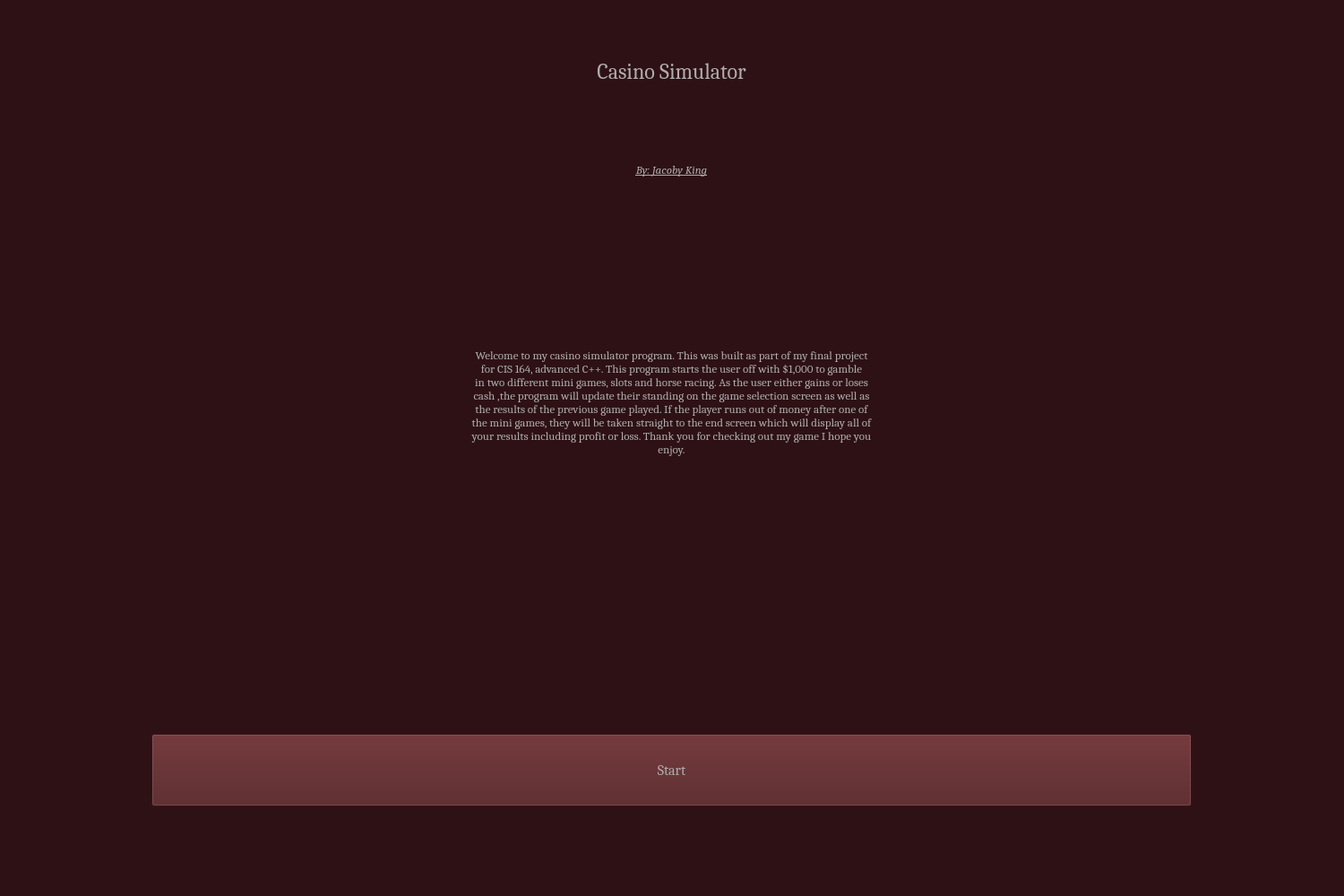
<?xml version="1.0" encoding="UTF-8"?>
<ui version="4.0">
 <class>Widget</class>
 <widget class="QWidget" name="Widget">
  <property name="geometry">
   <rect>
    <x>0</x>
    <y>0</y>
    <width>1500</width>
    <height>1000</height>
   </rect>
  </property>
  <property name="minimumSize">
   <size>
    <width>1500</width>
    <height>1000</height>
   </size>
  </property>
  <property name="maximumSize">
   <size>
    <width>1500</width>
    <height>1000</height>
   </size>
  </property>
  <property name="windowTitle">
   <string>Widget</string>
  </property>
  <widget class="QStackedWidget" name="stackedWidget">
   <property name="geometry">
    <rect>
     <x>-1</x>
     <y>-1</y>
     <width>1501</width>
     <height>1001</height>
    </rect>
   </property>
   <property name="font">
    <font>
     <family>Cambria</family>
     <pointsize>12</pointsize>
     <underline>false</underline>
    </font>
   </property>
   <property name="currentIndex">
    <number>0</number>
   </property>
   <widget class="QWidget" name="startPage">
    <property name="styleSheet">
     <string notr="true">background-color : #2E1114;
color : #ADADAD;</string>
    </property>
    <widget class="QLabel" name="gameTitleLabel1">
     <property name="geometry">
      <rect>
       <x>20</x>
       <y>40</y>
       <width>1461</width>
       <height>81</height>
      </rect>
     </property>
     <property name="font">
      <font>
       <family>Cambria</family>
       <pointsize>18</pointsize>
       <underline>false</underline>
      </font>
     </property>
     <property name="text">
      <string>Casino Simulator</string>
     </property>
     <property name="alignment">
      <set>Qt::AlignCenter</set>
     </property>
    </widget>
    <widget class="QLabel" name="nameTitleLabel1">
     <property name="geometry">
      <rect>
       <x>20</x>
       <y>160</y>
       <width>1461</width>
       <height>61</height>
      </rect>
     </property>
     <property name="font">
      <font>
       <family>Cambria</family>
       <pointsize>10</pointsize>
       <italic>true</italic>
       <underline>true</underline>
      </font>
     </property>
     <property name="text">
      <string>By: Jacoby King</string>
     </property>
     <property name="alignment">
      <set>Qt::AlignCenter</set>
     </property>
    </widget>
    <widget class="QPushButton" name="toPage2Button1">
     <property name="geometry">
      <rect>
       <x>170</x>
       <y>820</y>
       <width>1161</width>
       <height>81</height>
      </rect>
     </property>
     <property name="font">
      <font>
       <family>Cambria</family>
       <pointsize>12</pointsize>
       <underline>false</underline>
      </font>
     </property>
     <property name="styleSheet">
      <string notr="true">background-color : #501B1D;</string>
     </property>
     <property name="text">
      <string>Start</string>
     </property>
    </widget>
    <widget class="QLabel" name="gameDescriptionLabel1">
     <property name="geometry">
      <rect>
       <x>20</x>
       <y>260</y>
       <width>1461</width>
       <height>381</height>
      </rect>
     </property>
     <property name="font">
      <font>
       <family>Cambria</family>
       <pointsize>10</pointsize>
       <italic>false</italic>
       <underline>false</underline>
      </font>
     </property>
     <property name="text">
      <string>Welcome to my casino simulator program. This was built as part of my final project
for CIS 164, advanced C++. This program starts the user off with $1,000 to gamble
in two different mini games, slots and horse racing. As the user either gains or loses
cash ,the program will update their standing on the game selection screen as well as
the results of the previous game played. If the player runs out of money after one of
the mini games, they will be taken straight to the end screen which will display all of
your results including profit or loss. Thank you for checking out my game I hope you
enjoy.</string>
     </property>
     <property name="alignment">
      <set>Qt::AlignCenter</set>
     </property>
    </widget>
   </widget>
   <widget class="QWidget" name="gameSelectionPage">
    <property name="styleSheet">
     <string notr="true">background-color : #2E1114;
color : #ADADAD</string>
    </property>
    <widget class="QLabel" name="gameSelectionLabel2">
     <property name="geometry">
      <rect>
       <x>20</x>
       <y>40</y>
       <width>1461</width>
       <height>81</height>
      </rect>
     </property>
     <property name="font">
      <font>
       <family>Cambria</family>
       <pointsize>18</pointsize>
       <underline>false</underline>
      </font>
     </property>
     <property name="text">
      <string>Select a Game or Tap Out</string>
     </property>
     <property name="alignment">
      <set>Qt::AlignCenter</set>
     </property>
    </widget>
    <widget class="QPushButton" name="toHorseRacingButton2">
     <property name="geometry">
      <rect>
       <x>180</x>
       <y>580</y>
       <width>1151</width>
       <height>81</height>
      </rect>
     </property>
     <property name="font">
      <font>
       <family>Cambria</family>
       <pointsize>12</pointsize>
       <underline>false</underline>
      </font>
     </property>
     <property name="styleSheet">
      <string notr="true">background-color : #501B1D;</string>
     </property>
     <property name="text">
      <string>Horse Racing</string>
     </property>
    </widget>
    <widget class="QPushButton" name="toSlotsButton2">
     <property name="geometry">
      <rect>
       <x>180</x>
       <y>700</y>
       <width>1151</width>
       <height>81</height>
      </rect>
     </property>
     <property name="font">
      <font>
       <family>Cambria</family>
       <pointsize>12</pointsize>
       <underline>false</underline>
      </font>
     </property>
     <property name="styleSheet">
      <string notr="true">background-color : #501B1D;</string>
     </property>
     <property name="text">
      <string>Slots</string>
     </property>
    </widget>
    <widget class="QPushButton" name="quitButton2">
     <property name="geometry">
      <rect>
       <x>180</x>
       <y>820</y>
       <width>1151</width>
       <height>81</height>
      </rect>
     </property>
     <property name="font">
      <font>
       <family>Cambria</family>
       <pointsize>12</pointsize>
       <underline>false</underline>
      </font>
     </property>
     <property name="styleSheet">
      <string notr="true">background-color : #501B1D;</string>
     </property>
     <property name="text">
      <string>Quit</string>
     </property>
    </widget>
    <widget class="QLabel" name="currentStandingLabel2">
     <property name="geometry">
      <rect>
       <x>20</x>
       <y>160</y>
       <width>1461</width>
       <height>61</height>
      </rect>
     </property>
     <property name="font">
      <font>
       <family>Cambria</family>
       <pointsize>10</pointsize>
       <underline>false</underline>
      </font>
     </property>
     <property name="text">
      <string>Current Standing: $</string>
     </property>
     <property name="alignment">
      <set>Qt::AlignCenter</set>
     </property>
    </widget>
    <widget class="QLabel" name="gameResultLabel2">
     <property name="geometry">
      <rect>
       <x>20</x>
       <y>260</y>
       <width>1461</width>
       <height>61</height>
      </rect>
     </property>
     <property name="font">
      <font>
       <family>Cambria</family>
       <pointsize>10</pointsize>
       <underline>false</underline>
      </font>
     </property>
     <property name="text">
      <string/>
     </property>
     <property name="alignment">
      <set>Qt::AlignCenter</set>
     </property>
    </widget>
   </widget>
   <widget class="QWidget" name="horseRacingPage">
    <property name="styleSheet">
     <string notr="true">background-color : #2E1114;
color : #ADADAD</string>
    </property>
    <widget class="QGraphicsView" name="horseRaceView3">
     <property name="geometry">
      <rect>
       <x>20</x>
       <y>21</y>
       <width>1461</width>
       <height>661</height>
      </rect>
     </property>
     <property name="styleSheet">
      <string notr="true">background-color : #a8a9ad;</string>
     </property>
    </widget>
    <widget class="QPushButton" name="raceButton3">
     <property name="geometry">
      <rect>
       <x>170</x>
       <y>820</y>
       <width>1161</width>
       <height>81</height>
      </rect>
     </property>
     <property name="font">
      <font>
       <family>Cambria</family>
       <pointsize>12</pointsize>
       <underline>false</underline>
      </font>
     </property>
     <property name="styleSheet">
      <string notr="true">background-color : #501B1D;</string>
     </property>
     <property name="text">
      <string>Race</string>
     </property>
    </widget>
    <widget class="QComboBox" name="horseSelectionBox3">
     <property name="geometry">
      <rect>
       <x>220</x>
       <y>720</y>
       <width>451</width>
       <height>61</height>
      </rect>
     </property>
     <property name="font">
      <font>
       <family>Cambria</family>
       <pointsize>12</pointsize>
       <underline>false</underline>
      </font>
     </property>
     <property name="styleSheet">
      <string notr="true">background-color : #501B1D;</string>
     </property>
     <item>
      <property name="text">
       <string>Black</string>
      </property>
     </item>
     <item>
      <property name="text">
       <string>White</string>
      </property>
     </item>
     <item>
      <property name="text">
       <string>Blue</string>
      </property>
     </item>
     <item>
      <property name="text">
       <string>Yellow</string>
      </property>
     </item>
    </widget>
    <widget class="QSpinBox" name="betSelectionBox3">
     <property name="geometry">
      <rect>
       <x>961</x>
       <y>720</y>
       <width>321</width>
       <height>61</height>
      </rect>
     </property>
     <property name="font">
      <font>
       <family>Cambria</family>
       <pointsize>12</pointsize>
       <underline>false</underline>
      </font>
     </property>
     <property name="styleSheet">
      <string notr="true">background-color : #501B1D;</string>
     </property>
     <property name="minimum">
      <number>1</number>
     </property>
    </widget>
    <widget class="QLabel" name="betLabel3">
     <property name="geometry">
      <rect>
       <x>830</x>
       <y>720</y>
       <width>131</width>
       <height>61</height>
      </rect>
     </property>
     <property name="font">
      <font>
       <family>Cambria</family>
       <pointsize>12</pointsize>
       <underline>false</underline>
      </font>
     </property>
     <property name="text">
      <string>Bet:  $</string>
     </property>
    </widget>
   </widget>
   <widget class="QWidget" name="slotMachinePage">
    <property name="styleSheet">
     <string notr="true">background-color : #2E1114;
color : #ADADAD</string>
    </property>
    <widget class="QGraphicsView" name="slotMachineView4">
     <property name="geometry">
      <rect>
       <x>20</x>
       <y>20</y>
       <width>1461</width>
       <height>661</height>
      </rect>
     </property>
     <property name="styleSheet">
      <string notr="true">background-color : #a8a9ad;</string>
     </property>
    </widget>
    <widget class="QLabel" name="betLabel4">
     <property name="geometry">
      <rect>
       <x>620</x>
       <y>720</y>
       <width>131</width>
       <height>61</height>
      </rect>
     </property>
     <property name="font">
      <font>
       <family>Cambria</family>
       <pointsize>12</pointsize>
       <underline>false</underline>
      </font>
     </property>
     <property name="text">
      <string>Bet:  $</string>
     </property>
    </widget>
    <widget class="QSpinBox" name="betSelectionBox4">
     <property name="geometry">
      <rect>
       <x>750</x>
       <y>720</y>
       <width>321</width>
       <height>61</height>
      </rect>
     </property>
     <property name="font">
      <font>
       <family>Cambria</family>
       <pointsize>12</pointsize>
       <underline>false</underline>
      </font>
     </property>
     <property name="styleSheet">
      <string notr="true">background-color : #501B1D;</string>
     </property>
     <property name="minimum">
      <number>1</number>
     </property>
    </widget>
    <widget class="QPushButton" name="spinButton4">
     <property name="geometry">
      <rect>
       <x>170</x>
       <y>820</y>
       <width>1161</width>
       <height>81</height>
      </rect>
     </property>
     <property name="font">
      <font>
       <family>Cambria</family>
       <pointsize>12</pointsize>
       <underline>false</underline>
      </font>
     </property>
     <property name="styleSheet">
      <string notr="true">background-color : #501B1D;</string>
     </property>
     <property name="text">
      <string>Spin</string>
     </property>
    </widget>
   </widget>
   <widget class="QWidget" name="endPage">
    <property name="styleSheet">
     <string notr="true">background-color : #2E1114;
color : #ADADAD</string>
    </property>
    <widget class="QLabel" name="endLabel5">
     <property name="geometry">
      <rect>
       <x>20</x>
       <y>40</y>
       <width>1461</width>
       <height>81</height>
      </rect>
     </property>
     <property name="font">
      <font>
       <family>Cambria</family>
       <pointsize>18</pointsize>
       <underline>false</underline>
      </font>
     </property>
     <property name="text">
      <string>Congrats</string>
     </property>
     <property name="alignment">
      <set>Qt::AlignCenter</set>
     </property>
    </widget>
    <widget class="QLabel" name="finalCashLabel5">
     <property name="geometry">
      <rect>
       <x>20</x>
       <y>160</y>
       <width>1461</width>
       <height>61</height>
      </rect>
     </property>
     <property name="font">
      <font>
       <family>Cambria</family>
       <pointsize>10</pointsize>
       <underline>false</underline>
      </font>
     </property>
     <property name="text">
      <string>Your Final Cash Amount:</string>
     </property>
     <property name="alignment">
      <set>Qt::AlignCenter</set>
     </property>
    </widget>
    <widget class="QPushButton" name="endButton5">
     <property name="geometry">
      <rect>
       <x>170</x>
       <y>820</y>
       <width>1161</width>
       <height>81</height>
      </rect>
     </property>
     <property name="font">
      <font>
       <family>Cambria</family>
       <pointsize>12</pointsize>
       <underline>false</underline>
      </font>
     </property>
     <property name="styleSheet">
      <string notr="true">background-color : #501B1D;</string>
     </property>
     <property name="text">
      <string>Quit</string>
     </property>
    </widget>
    <widget class="QLabel" name="finalCashScoreLabel5">
     <property name="geometry">
      <rect>
       <x>20</x>
       <y>260</y>
       <width>1461</width>
       <height>61</height>
      </rect>
     </property>
     <property name="font">
      <font>
       <family>Cambria</family>
       <pointsize>12</pointsize>
       <underline>false</underline>
      </font>
     </property>
     <property name="text">
      <string>$</string>
     </property>
     <property name="alignment">
      <set>Qt::AlignCenter</set>
     </property>
    </widget>
    <widget class="QLabel" name="finalProfitLabel5">
     <property name="geometry">
      <rect>
       <x>20</x>
       <y>360</y>
       <width>1461</width>
       <height>61</height>
      </rect>
     </property>
     <property name="font">
      <font>
       <family>Cambria</family>
       <pointsize>10</pointsize>
       <underline>false</underline>
      </font>
     </property>
     <property name="text">
      <string>Your Final Profit Amount:</string>
     </property>
     <property name="alignment">
      <set>Qt::AlignCenter</set>
     </property>
    </widget>
    <widget class="QLabel" name="finalProfitScoreLabel5">
     <property name="geometry">
      <rect>
       <x>20</x>
       <y>460</y>
       <width>1461</width>
       <height>61</height>
      </rect>
     </property>
     <property name="font">
      <font>
       <family>Cambria</family>
       <pointsize>12</pointsize>
       <underline>false</underline>
      </font>
     </property>
     <property name="text">
      <string>$</string>
     </property>
     <property name="alignment">
      <set>Qt::AlignCenter</set>
     </property>
    </widget>
   </widget>
  </widget>
 </widget>
 <resources/>
 <connections/>
</ui>
